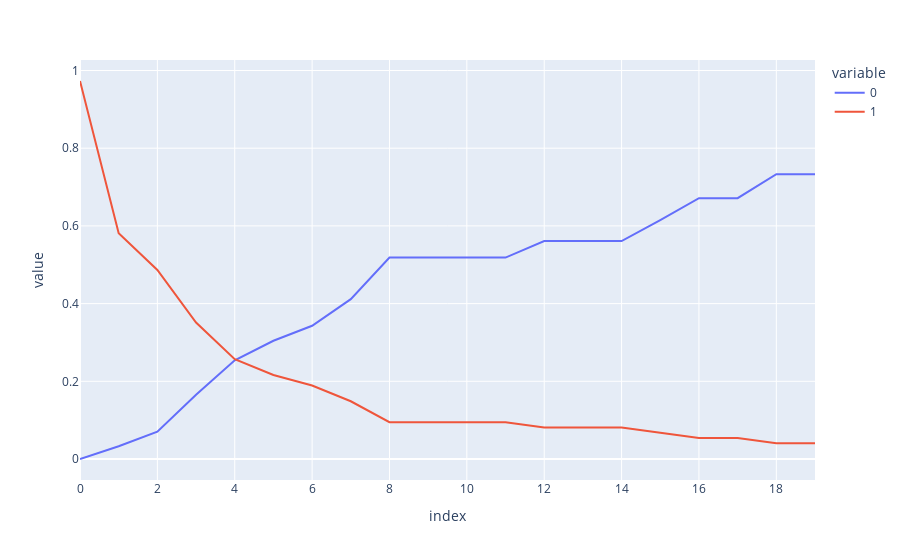

The notebook cell saved with this chart:
### Code cell
import plotly.express as px
px.line(criba)

### Figure 1 — Plotly figure (JSON) as saved in the notebook; plotly's stock layout.template omitted (floating-point values rounded to 4 significant figures)
{"data": [{"hovertemplate": "variable=0<br>index=%{x}<br>value=%{y}<extra></extra>", "legendgroup": "0", "line": {"color": "#636efa", "dash": "solid"}, "marker": {"symbol": "circle"}, "mode": "lines", "name": "0", "orientation": "v", "showlegend": true, "type": "scatter", "x": [0, 1, 2, 3, 4, 5, 6, 7, 8, 9, 10, 11, 12, 13, 14, 15, 16, 17, 18, 19], "xaxis": "x", "y": [7.244e-06, 0.03283, 0.07052, 0.1654, 0.254, 0.3044, 0.343, 0.4114, 0.5185, 0.5185, 0.5185, 0.5185, 0.5611, 0.5611, 0.5611, 0.6148, 0.6712, 0.6712, 0.7331, 0.7331], "yaxis": "y"}, {"hovertemplate": "variable=1<br>index=%{x}<br>value=%{y}<extra></extra>", "legendgroup": "1", "line": {"color": "#EF553B", "dash": "solid"}, "marker": {"symbol": "circle"}, "mode": "lines", "name": "1", "orientation": "v", "showlegend": true, "type": "scatter", "x": [0, 1, 2, 3, 4, 5, 6, 7, 8, 9, 10, 11, 12, 13, 14, 15, 16, 17, 18, 19], "xaxis": "x", "y": [0.973, 0.5811, 0.4865, 0.3514, 0.2568, 0.2162, 0.1892, 0.1486, 0.09459, 0.09459, 0.09459, 0.09459, 0.08108, 0.08108, 0.08108, 0.06757, 0.05405, 0.05405, 0.04054, 0.04054], "yaxis": "y"}], "layout": {"legend": {"title": {"text": "variable"}, "tracegroupgap": 0}, "margin": {"t": 60}, "xaxis": {"anchor": "y", "domain": [0, 1], "title": {"text": "index"}}, "yaxis": {"anchor": "x", "domain": [0, 1], "title": {"text": "value"}}}}
